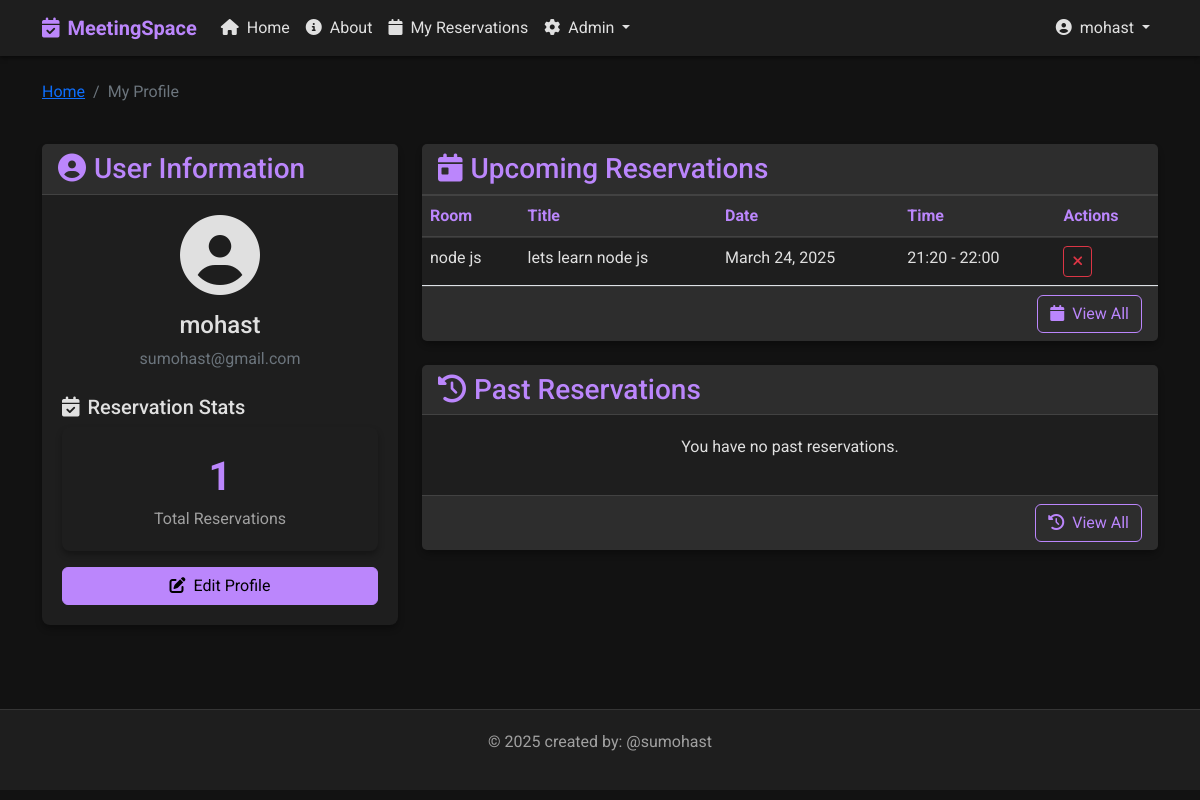
/profile/ (signed in), run on the app's committed database.
### base/models.py (models this page shows, shortened)
class Reservation(models.Model):
    participant_count = models.IntegerField(default=1, help_text="Number of participants")
    room = models.ForeignKey(Room, on_delete=models.CASCADE)
    user = models.ForeignKey(User, on_delete=models.CASCADE)
    title = models.CharField(max_length=200)
    description = models.TextField(null=True, blank=True)
    date = models.DateField()
    start_time = models.TimeField()
    end_time = models.TimeField()
    participants_emails = models.TextField(null=True, blank=True,
                                          help_text="Enter email addresses separated by commas")
    reminder_sent = models.BooleanField(default=False) # this field is used to track if a reminder has been sent for this reservation
    created = models.DateTimeField(auto_now_add=True)
    updated = models.DateTimeField(auto_now=True)
    class Meta:
        ordering = ['date', 'start_time']
        constraints = [
            models.UniqueConstraint(
                fields=['room', 'date', 'start_time'],
                name='unique_reservation'
            )
        ]

class Room(models.Model):
    name = models.CharField(max_length=100)
    capacity = models.IntegerField(default=10)
    has_projector = models.BooleanField(default=False)
    has_whiteboard = models.BooleanField(default=False)
    has_video_conference = models.BooleanField(default=False)
    description = models.TextField(null=True, blank=True)
    created = models.DateTimeField(auto_now_add=True)
    updated = models.DateTimeField(auto_now=True)
    class Meta: # this class is used to define metadata for the model , for example when we want to sort the rooms by name
        ordering = ['name']

### base/views.py (the view)
# urls.py: path('profile/', views.profile, name="profile"),
@login_required
def profile(request):
    user = request.user
    upcoming_reservations = Reservation.objects.filter(
        user=user,
        date__gte=datetime.now().date()
    ).order_by('date', 'start_time')[:5]
    past_reservations = Reservation.objects.filter(
        user=user,
        date__lt=datetime.now().date()
    ).order_by('-date', 'start_time')[:5]
    total_reservations = Reservation.objects.filter(user=user).count()
    context = {
        'user': user,
        'upcoming_reservations': upcoming_reservations,
        'past_reservations': past_reservations,
        'total_reservations': total_reservations,
    }
    return render(request, 'base/profile.html', context)

### templates/base/profile.html (shortened to what this page needs)
{% extends 'main.html' %}
{% load static %}
{% block content %}
<div class="row mb-4">
    <div class="col-12">
        <nav aria-label="breadcrumb">
            <ol class="breadcrumb">
                <li class="breadcrumb-item"><a href="{% url 'home' %}">Home</a></li>
                <li class="breadcrumb-item active">My Profile</li>
            </ol>
        </nav>
    </div>
</div>
<div class="row">
    <div class="col-md-4 mb-4">
        <div class="card">
            <div class="card-header">
                <h3 class="mb-0"><i class="fas fa-user-circle me-2"></i>User Information</h3>
            </div>
            <div class="card-body">
                <div class="text-center mb-4">
                    <i class="fas fa-user-circle fa-5x mb-3"></i>
                    <h4>{{ user.username }}</h4>
                    <p class="text-muted">{{ user.email }}</p>
                </div>
                <div class="mb-3">
                    <h5><i class="fas fa-calendar-check me-2"></i>Reservation Stats</h5>
                    <div class="stat-card mb-2">
                        <div class="stat-number">{{ total_reservations }}</div>
                        <div class="stat-label">Total Reservations</div>
                    </div>
                </div>
                <div class="d-grid">
                    <a href="{% url 'edit-profile' %}" class="btn btn-primary">
                        <i class="fas fa-edit me-1"></i> Edit Profile
                    </a>
                </div>
            </div>
        </div>
    </div>
    <div class="col-md-8">
        <div class="card mb-4">
            <div class="card-header">
                <h3 class="mb-0"><i class="fas fa-calendar-day me-2"></i>Upcoming Reservations</h3>
            </div>
            <div class="card-body p-0">
                {% if upcoming_reservations %}
                <div class="table-responsive">
                    <table class="table mb-0">
                        <thead>
                            <tr>
                                <th>Room</th>
                                <th>Title</th>
                                <th>Date</th>
                                <th>Time</th>
                                <th>Actions</th>
                            </tr>
                        </thead>
                        <tbody>
                            {% for reservation in upcoming_reservations %}
                            <tr>
                                <td>{{ reservation.room.name }}</td>
                                <td>{{ reservation.title }}</td>
                                <td>{{ reservation.date }}</td>
                                <td>{{ reservation.start_time|time:"H:i" }} - {{ reservation.end_time|time:"H:i" }}</td>
                                <td>
                                    <div class="btn-group btn-group-sm">
                                        <a href="{% url 'cancel-reservation' reservation.id %}" class="btn btn-outline-danger">
                                            <i class="fas fa-times"></i>
                                        </a>
                                    </div>
                                </td>
                            </tr>
                            {% endfor %}
                        </tbody>
                    </table>
                </div>
                {% else %}
                <div class="card-body">
                    <p class="text-center">You have no upcoming reservations.</p>
                </div>
                {% endif %}
            </div>
            <div class="card-footer text-end">
                <a href="#" class="btn btn-outline-primary">
                    <i class="fas fa-calendar me-1"></i> View All
                </a>
            </div>
        </div>
        <div class="card">
            <div class="card-header">
                <h3 class="mb-0"><i class="fas fa-history me-2"></i>Past Reservations</h3>
            </div>
            <div class="card-body p-0">
                {% if past_reservations %}
                <div class="table-responsive">
                    <table class="table mb-0">
                        <thead>
                            <tr>
                                <th>Room</th>
                                <th>Title</th>
                                <th>Date</th>
                                <th>Time</th>
                            </tr>
                        </thead>
                        <tbody>
                            {% for reservation in past_reservations %}
                            <tr>
                                <td>{{ reservation.room.name }}</td>
                                <td>{{ reservation.title }}</td>
                                <td>{{ reservation.date }}</td>
                                <td>{{ reservation.start_time|time:"H:i" }} - {{ reservation.end_time|time:"H:i" }}</td>
                            </tr>
                            {% endfor %}
                        </tbody>
                    </table>
                </div>
                {% else %}
                <div class="card-body">
                    <p class="text-center">You have no past reservations.</p>
                </div>
                {% endif %}
            </div>
            <div class="card-footer text-end">
                <a href="#" class="btn btn-outline-primary">
                    <i class="fas fa-history me-1"></i> View All
                </a>
            </div>
        </div>
    </div>
</div>
{% endblock %}

### templates/main.html (shortened to what this page needs)
{% load static %}
<!DOCTYPE html>
<html lang="en">
<head>
    <link href="https://cdn.jsdelivr.net/npm/bootstrap@5.2.3/dist/css/bootstrap.min.css" rel="stylesheet">
    <link rel="stylesheet" href="https://cdnjs.cloudflare.com/ajax/libs/font-awesome/6.4.0/css/all.min.css">
    <link rel="stylesheet" href="{% static 'css/dark-theme.css' %}">
</head>
<body>
    <nav class="navbar navbar-expand-lg navbar-dark mb-4">
        <div class="container">
            <a class="navbar-brand" href="{% url 'home' %}">
                <i class="fas fa-calendar-check me-2"></i>MeetingSpace
            </a>
            <div class="collapse navbar-collapse" id="navbarNav">
                <ul class="navbar-nav me-auto">
                    <li class="nav-item">
                        <a class="nav-link {% if request.path == '/' %}active{% endif %}" href="{% url 'home' %}">
                            <i class="fas fa-home me-1"></i> Home
                        </a>
                    </li>
                    <li class="nav-item">
                        <a class="nav-link {% if 'about' in request.path %}active{% endif %}" href="{% url 'about' %}">
                            <i class="fas fa-info-circle me-1"></i> About
                        </a>
                    {% if user.is_authenticated %}
                        <li class="nav-item">
                            <a class="nav-link {% if 'my-reservations' in request.path %}active{% endif %}" href="{% url 'user-reservations' %}">
                                <i class="fas fa-calendar me-1"></i> My Reservations
                            </a>
                        </li>
                        {% if user.is_staff %}
                            <li class="nav-item dropdown">
                                <a class="nav-link dropdown-toggle" href="#" role="button" data-bs-toggle="dropdown">
                                    <i class="fas fa-cog me-1"></i> Admin
                                </a>
                            </li>
                        {% endif %}
                    {% endif %}
                </ul>
                <ul class="navbar-nav">
                    {% if user.is_authenticated %}
                        <li class="nav-item dropdown">
                            <a class="nav-link dropdown-toggle" href="#" role="button" data-bs-toggle="dropdown">
                                <i class="fas fa-user-circle me-1"></i> {{ user.username }}
                            </a>
                        </li>
                    {% endif %}
                </ul>
            </div>
        </div>
    </nav>
    <div class="container my-4">
        {% block content %}{% endblock %}
    </div>
    <footer>
        <div class="container">
            <p>&copy; {% now "Y" %} created by: @sumohast </p>
        </div>
    </footer>
</body>
</html>

### static/css/dark-theme.css (style rules this page uses)
:root { --dark-bg: #121212; --dark-surface: #1e1e1e; --dark-surface-2: #2d2d2d; --dark-text: #e0e0e0; --dark-text-secondary: #a0a0a0; --primary: #bb86fc; --primary-variant: #3700b3; --secondary: #03dac6; --error: #cf6679; --success: #4caf50; --warning: #ff9800; --info: #2196f3; }
body { background-color: var(--dark-bg); color: var(--dark-text); font-family: 'Roboto', sans-serif; margin: 0; padding: 0; }
.navbar { background-color: var(--dark-surface); box-shadow: 0 2px 4px rgba(0, 0, 0, 0.5); }
.navbar-brand { color: var(--primary) !important; font-weight: bold; }
.nav-link { color: var(--dark-text) !important; }
.card { background-color: var(--dark-surface); border: none; border-radius: 8px; box-shadow: 0 4px 6px rgba(0, 0, 0, 0.3); margin-bottom: 20px; transition: transform 0.2s, box-shadow 0.2s; }
.card-header { background-color: var(--dark-surface-2); border-bottom: 1px solid rgba(255, 255, 255, 0.1); color: var(--primary); font-weight: bold; }
.card-body { padding: 20px; }
.card-footer { background-color: var(--dark-surface-2); border-top: 1px solid rgba(255, 255, 255, 0.1); }
.btn-primary { background-color: var(--primary); border-color: var(--primary); color: #000; }
.btn-outline-primary { color: var(--primary); border-color: var(--primary); }
.table { color: var(--dark-text); }
.table thead th { background-color: var(--dark-surface-2); border-bottom: 2px solid rgba(255, 255, 255, 0.1); color: var(--primary); }
.table td, .table th { border-top: 1px solid rgba(255, 255, 255, 0.1); }
.stat-card { background-color: var(--dark-surface); border-radius: 8px; box-shadow: 0 4px 6px rgba(0, 0, 0, 0.3); padding: 20px; text-align: center; }
.stat-number { color: var(--primary); font-size: 2.5rem; font-weight: bold; }
.stat-label { color: var(--dark-text-secondary); font-size: 1rem; }
footer { background-color: var(--dark-surface); border-top: 1px solid rgba(255, 255, 255, 0.1); color: var(--dark-text-secondary); margin-top: 40px; padding: 20px 0; text-align: center; }

### data on the page
Reservation: room.name "node js", title "lets learn node js", date "March 24, 2025", start_time "21:20", end_time "22:00"

### other printed values
{{ user.username }} "mohast"
{{ user.email }} "sumohast@gmail.com"
{{ total_reservations }} "1"
